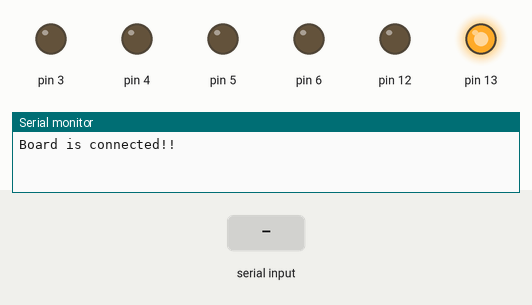
Recording of a sketch running on a simulated Arduino Uno, built with avr-gcc and run on an emulated ATmega328P. Parts: output pins drawn as LEDs (lit = HIGH), the last lines printed to the serial monitor. Inputs (shaded band) come from the test bench.

Above: at 1.2 s.
1.3 s: "a" received over the second serial link
At 2.5 s:
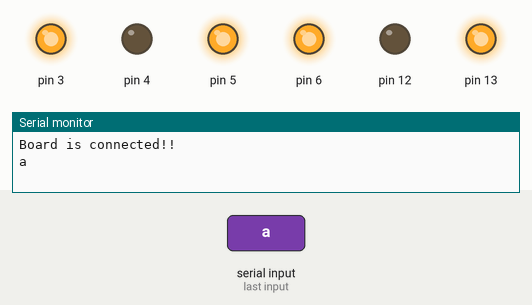
3.0 s: "f" received over the second serial link
At 3.7 s:
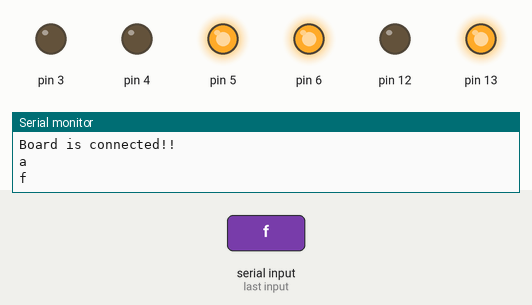
4.5 s: "g" received over the second serial link
At 4.8 s:
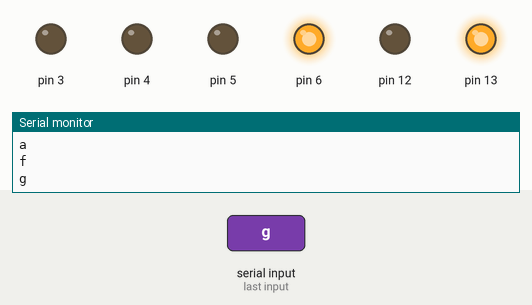
6.0 s: "b" received over the second serial link
At 7.2 s:
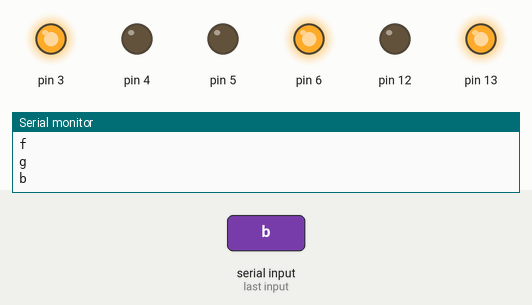
7.5 s: "h" received over the second serial link
At 8.3 s:
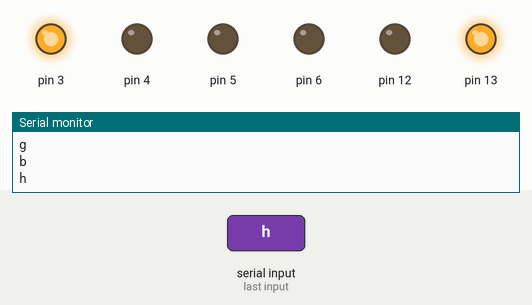
9.0 s: "c" received over the second serial link
At 9.5 s:
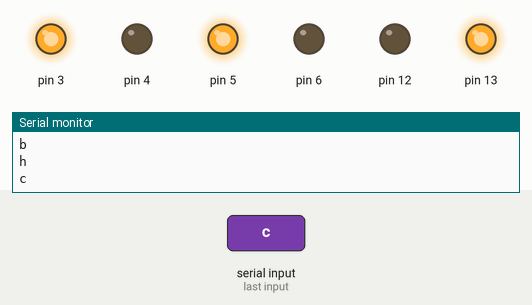
Timing chart, 0 to 11.5 s (numbered marks = the images above; inputs shaded):
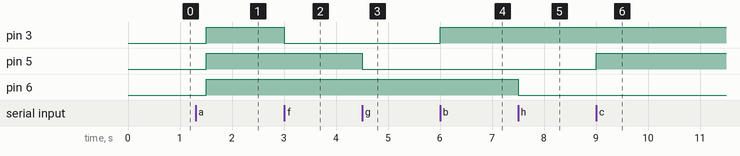

The sketch:

arduino_voice.ino
```cpp
#include <SoftwareSerial.h>

SoftwareSerial mySerial(11,10); // RX, TX
void setup()
{
  Serial.begin(9600);
  mySerial.begin(9600);
  pinMode(6, OUTPUT);
  pinMode(5, OUTPUT);
  pinMode(3, OUTPUT);
  pinMode(4, OUTPUT);
  pinMode(13, OUTPUT);
  pinMode(12, OUTPUT);
  digitalWrite(4, LOW);
  digitalWrite(13, HIGH);
  digitalWrite(12, LOW);

  Serial.println("Board is connected!!");
}
char variable;
void loop()
{

    if (mySerial.available()){
      char temp = mySerial.read();
      if(temp>0)
      variable=temp;
      Serial.println(variable);
      switch (variable){
        case 'a':
          digitalWrite(6, HIGH);
          digitalWrite(5, HIGH);
          digitalWrite(3, HIGH);
          break;
        case 'b':
          digitalWrite(3, HIGH);
          break;
        case 'c':
          digitalWrite(5, HIGH);
          break;
        case 'd':
          digitalWrite(6, HIGH);
          break;
        case 'e':
          digitalWrite(6, LOW);
          digitalWrite(5, LOW);
          digitalWrite(3, LOW);
          break;
        case 'f':
          digitalWrite(3, LOW);
          break;
        case 'g':
          digitalWrite(5, LOW);
          break;
        case 'h':
          digitalWrite(6, LOW);
          break;
      }
    }

    if (Serial.available())
      mySerial.write(Serial.read());

delay(500);
}
```

Measured:
- after the input at 1.3 s, pin 3, pin 5, pin 6: LOW → HIGH after 0.20 s
- after the input at 3.0 s, pin 3: HIGH → LOW at once
- after the input at 4.5 s, pin 5: HIGH → LOW at once
- after the input at 6.0 s, pin 3: LOW → HIGH at once
- after the input at 7.5 s, pin 6: HIGH → LOW at once
- after the input at 9.0 s, pin 5: LOW → HIGH at once
